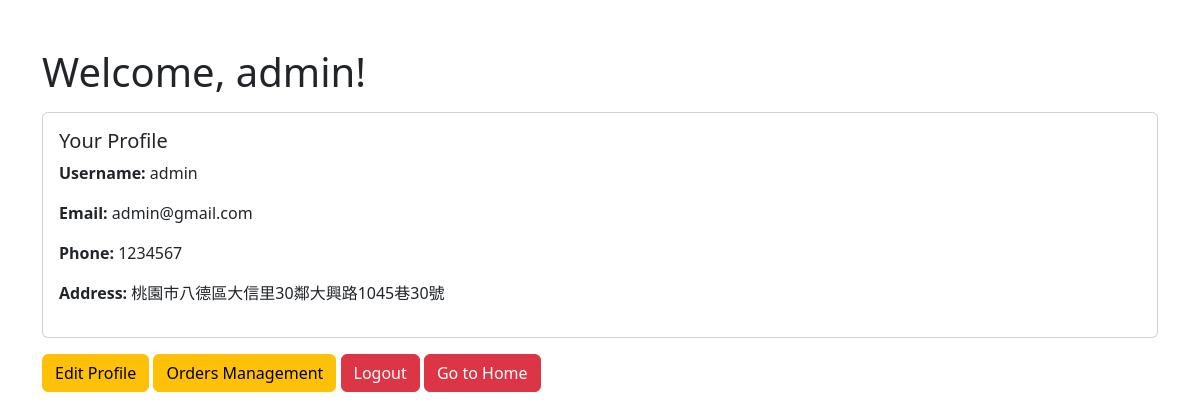
The page /dashboard.php (signed in) on the database its author committed.
### tables this page shows
CREATE TABLE `members` (
  `MemberID` int(11) NOT NULL AUTO_INCREMENT,
  `Username` varchar(64) NOT NULL,
  `Password` varchar(512) NOT NULL,
  `Email` varchar(64) NOT NULL,
  `PrivilegeLevel` int(11) NOT NULL DEFAULT 0,
  `Attempt` int(11) DEFAULT NULL,
  `RegisteredDate` date DEFAULT NULL,
  `FullName` varchar(128) NOT NULL,
  `Phone` varchar(15) DEFAULT NULL,
  `Address` text DEFAULT NULL,
  PRIMARY KEY (`MemberID`)
);

### dashboard.php (the view, shortened to what this page needs)
<?php
require 'db_config.php';
$username = $_SESSION['user'];
$sql = "SELECT * FROM members WHERE Username = ?";
$stmt = $conn->prepare($sql);
$stmt->bind_param("s", $username);
$stmt->execute();
$result = $stmt->get_result();
$user = $result->fetch_assoc();
?>
<!DOCTYPE html>
<html lang="en">
<head>
    <link rel="stylesheet" href="https://cdn.jsdelivr.net/npm/bootstrap@5.3.0/dist/css/bootstrap.min.css">
</head>
<body>
    <div class="container mt-5">
        <h1>Welcome, <?php echo htmlspecialchars($user['Username']); ?>!</h1>
        <div class="card mt-3">
            <div class="card-body">
                <h5 class="card-title">Your Profile</h5>
                <p><strong>Username:</strong> <?php echo htmlspecialchars($user['Username']); ?></p>
                <p><strong>Email:</strong> <?php echo htmlspecialchars($user['Email']); ?></p>
                <p><strong>Phone:</strong> <?php echo htmlspecialchars($user['Phone']); ?></p>
                <p><strong>Address:</strong> <?php echo htmlspecialchars($user['Address']); ?></p>
            </div>
        </div>
        <div class="mt-3">
            <a href="edit_profile.php" class="btn btn-warning">Edit Profile</a>
			<a href="orders.php" class="btn btn-warning">Orders Management</a>
            <a href="logout.php" class="btn btn-danger">Logout</a>
			<a href="index.php" class="btn btn-danger">Go to Home</a>
        </div>
    </div>
</body>
</html>

### rows shown on the page
members: Username "admin", Email "admin@gmail.com", Phone "1234567", Address "桃園市八德區大信里30鄰大興路1045巷30號"
